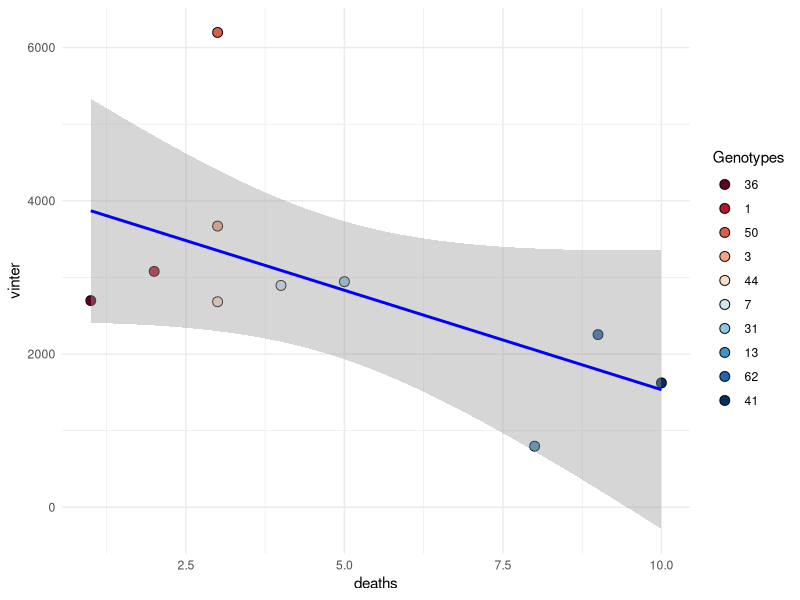

Source code (R):
#######Survival Analysis#####
###code adapted from Million et al 2022 https://github.com/wyattmillion/Acer_Morphological_Plasticity
setwd('/Users/natalievillafranca/Desktop/biomarkers')
surv <- read.csv("AcerMorphologyData_Imputed2.csv")
#install.packages("corr")
library(survival) # for survival analysis 
library(RColorBrewer)
library(survminer)
str(surv)
library(dplyr)

surv$T12_TOD<-as.numeric(surv$T12_TOD)

####Making a survival object where TOD is time of death event, and Dead is whether or not a fragment was dead
score<-surv[complete.cases(surv$T12_TOD),] #removing ramets Missing from outplant 
score$Genotype <- factor(score$Genotype)
score$Genotype<-relevel(score$Genotype,ref="36")## picked genet with best survival as reference
died=Surv(score$T12_TOD, score$T12_Dead)
scurveG<- survfit(died~Genotype,data=score)
scurveG
#n events median 0.95LCL 0.95UCL
#Genotype=36 25      1     NA      NA      NA #96 
#Genotype=1  20      2     NA      NA      NA #90
#Genotype=50 26      3     NA      NA      NA #88.5
#Genotype=3  26      3     NA      NA      NA #88.5
#Genotype=44 25      3     NA      NA      NA #88
#Genotype=7  23      4     NA      NA      NA #82.6
#Genotype=31 26      5     NA      NA      NA #80.8 
#Genotype=13 25      8     NA      NA      NA #68
#Genotype=62 24      9     NA       9      NA #62.5
#Genotype=41 26     10     NA       9      NA #61.5

score$Genotype<-factor(score$Genotype,levels=c("36","1","50","3","44","7","31","13","62","41"))## picked genet with best survival as reference

## total restoration value rankings 
# Remove rows where T0_TLE is NA to remove samples where we have sequence data but not field data 
#this includes samples where there 0 outplant data as well as samples that have T0 data but then no T3 data (lost)
surv <- surv[!is.na(surv$T0_TLE), ]
surv <- surv[surv$T12_Status != "M", ]
#changing NAs (just 0) at T12 to values 0 
surv <- surv %>%
  mutate(T12_Vinter = ifelse(is.na(T12_Vinter), 0, T12_Vinter),
         T9_Vinter = ifelse(is.na(T9_Vinter), 0, T9_Vinter),
         T6_Vinter = ifelse(is.na(T6_Vinter), 0, T6_Vinter),
         T3_Vinter = ifelse(is.na(T3_Vinter), 0, T3_Vinter))


#creating restoration value metric --> sum of Vcx at T12 in surviving ramets by genotype 
#ordering by genotype from best to worst survivor 
Genotypes <- c(36, 1, 50, 3, 44, 7, 31, 13, 62, 41)
surv$Genotype <- factor(surv$Genotype, levels = Genotypes)
surv <- surv[order(surv$Genotype), ]

# Initialize an empty dataframe for results
TotResValue <- data.frame(Genotype = integer(), sum_T12Vinter = numeric())

# Loop through each genotype and calculate the sum of T12 Vinter
for (Genotype in Genotypes) {
  sum_T12_Vinter <- sum(surv$T12_Vinter[surv$Genotype == Genotype], na.rm = FALSE)
  TotResValue <- rbind(TotResValue, data.frame(Genotype = Genotype, sum_T12_Vinter = sum_T12_Vinter))
}
#best to worst: 50, 3, 1, 31, 44, 36, 7, 41, 62, 13

#spearman correlation -- comparing rank orders 
Ranks <- data.frame(
  genotypes = c(36, 1, 50, 3, 44, 7, 31, 13, 62, 41),
  surv_ranks = c(1, 2, 3, 4, 5, 6, 7, 8, 9, 10), 
  resval_ranks =c(6, 3, 1, 2, 5, 7, 4, 10, 9, 8)
)
cor.test(Ranks$surv_ranks, Ranks$resval_ranks, method = "spearman") # p-value = 0.03509, rho =0.6848485
#the survival rank and resvalue ranks numbers are significantly correlated 

JennaRanks <- data.frame(
  genotypes = c(36, 1, 50, 3, 44, 7, 31, 13, 62, 41),
  old_ranks = c(1, 2, 3, 4, 5, 6, 7, 8, 9, 10), 
  new_ranks =c(1, 10, 4, 3, 8, 5, 2, 7, 6, 9)
)
cor.test(JennaRanks$old_ranks, JennaRanks$new_ranks, method = "spearman") # p-value = 0.03509, rho =0.6848485

#pearson correlation -- comparing the values themselves 
death_v_vinter <- data.frame(
  genotypes = c(36, 1, 50, 3, 44, 7, 31, 13, 62, 41),
    deaths = c(1, 2, 3, 3, 3, 4, 5, 8, 9, 10), 
    vinter = c(2697.192, 3078.816, 6197.946, 3669.834, 2682.318, 2895.230, 2944.329, 796.824, 2253.453, 1623.347)
)
#checking for normality for pearson correlation
shapiro.test(death_v_vinter$deaths)
shapiro.test(death_v_vinter$vinter)
#both values are normally distributed 
cor.test(death_v_vinter$deaths, death_v_vinter$vinter, method = "pearson") #p = p-value = 0.08436, cor = -0.5715047 
#plotting 
death_v_vinter$genotypes <- factor(death_v_vinter$genotypes, levels = unique(death_v_vinter$genotypes))
ggplot(data = death_v_vinter, aes(x = deaths, y = vinter)) +
  geom_point(aes(fill = genotypes), shape = 21, color = "black", size = 3) +  # Use fill in geom_point
  geom_smooth(method = "lm", color = "blue") +  # Add linear regression without fill aesthetic
  scale_fill_brewer(palette = "RdBu") +
  theme_minimal() +
  labs(fill = "Genotypes")

